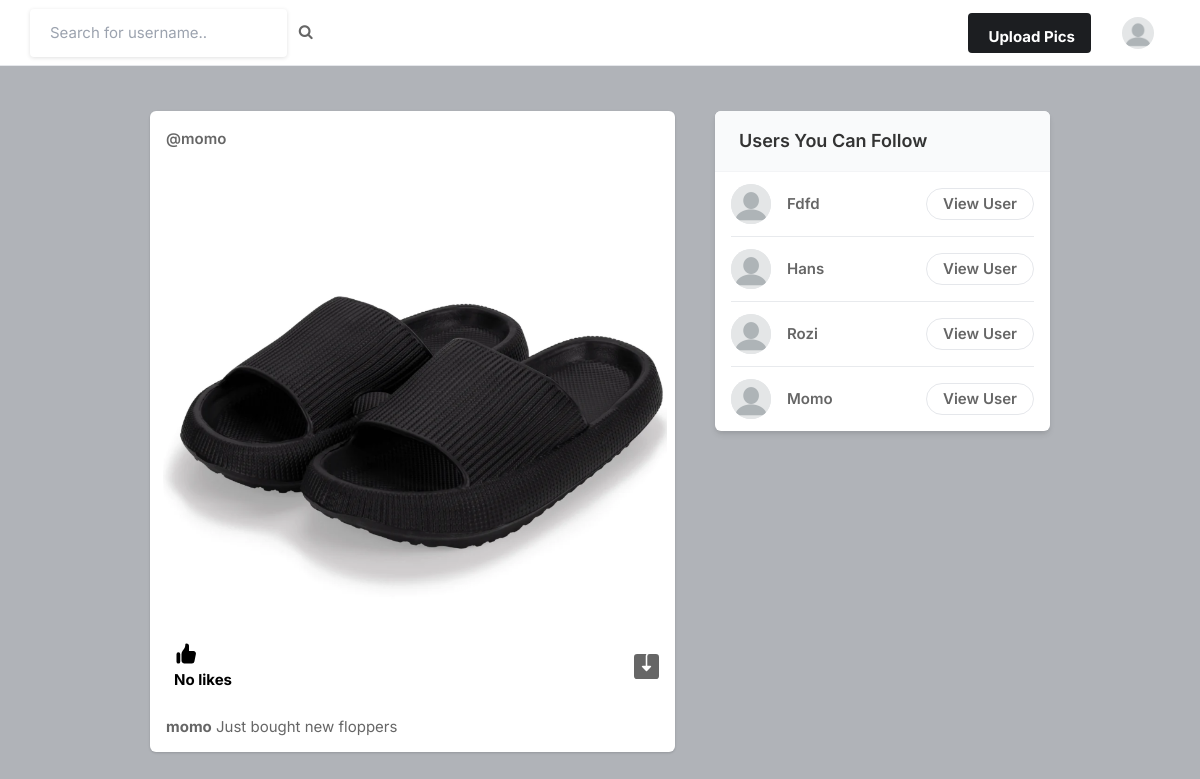
Screenshot of / (signed in) with the database file from the repository.
### account/models.py (models this page shows, shortened)
class Profile(models.Model):
    user = models.ForeignKey(User, on_delete=models.CASCADE)
    id_user = models.IntegerField()
    bio = models.TextField(blank=True)
    profileimg = models.ImageField(upload_to='profile_images', default='blank-profile-picture.png')
    location = models.CharField(max_length=100, blank=True)

class Post(models.Model):
    id = models.UUIDField(primary_key=True, default=uuid.uuid4)
    user = models.CharField(max_length=100)
    image = models.ImageField(upload_to='post_images')
    caption = models.TextField()
    created_at = models.DateTimeField(default=datetime.now)
    no_of_likes = models.IntegerField(default=0)

### account/views.py (the view)
# urls.py: path('', views.index, name='index'),
@login_required(login_url='signin')
def index(request):
    user_object = User.objects.get(username=request.user.username)
    user_profile = Profile.objects.get(user=user_object)
    user_following = FollowersCount.objects.filter(follower=request.user.username).values_list('user', flat=True)
    if not user_following:
        feed_list = Post.objects.all()
    else:
        feed_list = Post.objects.filter(user__in=user_following)
    all_users = User.objects.all()
    user_following_all = User.objects.filter(username__in=user_following)
    final_suggestions_list = list(set(all_users) - set(user_following_all) - {request.user})
    random.shuffle(final_suggestions_list)
    username_profile_list = Profile.objects.filter(user__in=final_suggestions_list)[:4]
    return render(request, 'index.html', {
        'user_profile': user_profile,
        'posts': feed_list,
        'suggestions_username_profile_list': username_profile_list
    })

### templates/index.html (shortened to what this page needs)
{% load static %}
<!DOCTYPE html>
<html lang="en">
<head>
    <link rel="stylesheet" href="{% static 'assets/css/icons.css' %}">
    <link rel="stylesheet" href="{% static 'assets/css/uikit.css' %}">
    <link rel="stylesheet" href="{% static 'assets/css/style.css' %}">
    <link rel="stylesheet" href="{% static 'assets/css/tailwind.css' %}">
    <link rel="stylesheet" href="https://cdnjs.cloudflare.com/ajax/libs/font-awesome/4.7.0/css/font-awesome.min.css">
</head>
<body>
            <header>
                <div class="header_inner">
                    <form action="/search" method="POST">
                    <div class="left-side">
                            <input type="text" name="username" placeholder="Search for username..">&nbsp; &nbsp;
                            <button type="submit"><i class="fa fa-search fa-1x"></i></button>
                    </div>
                    </form>
                    <div class="right-side lg:pr-4">
                        <a href="#"
                            class="bg-pink-500 flex font-bold hidden hover:bg-pink-600 hover:text-white inline-block items-center lg:block max-h-10 mr-4 px-4 py-2 rounded shado text-white">
                              Upload Pics
                        </a>
                        <a href="#">
                            <img src="{{user_profile.profileimg.url}}" class="header-avatar" alt="">
                        </a>
                    </div>
                </div>
            </header>
            <div class="container m-auto">
                <div class="lg:flex justify-center lg:space-x-10 lg:space-y-0 space-y-5">
                    <div class="space-y-5 flex-shrink-0 lg:w-7/12">
                        {% if posts %}
                        {% for post in posts reversed %}
                        <div class="bg-white shadow rounded-md  -mx-2 lg:mx-0">
                            <div class="flex justify-between items-center px-4 py-3">
                                <div class="flex flex-1 items-center space-x-4">
                                    <span class="block font-semibold "><a href="/profile/{{post.user}}">@{{post.user}}</a></span>
                                </div>
                              <div>
                                <a href="#"> <i class="icon-feather-more-horizontal text-2xl hover:bg-gray-200 rounded-full p-2 transition -mr-1 "></i> </a>
                              </div>
                            </div>
                            {% if post.image %}
                            <div uk-lightbox>
                                <a href="{{post.image.url}}">
                                    <img src="{{post.image.url}}" alt="">
                                </a>
                            </div>
                            {% endif %}
                            <div class="py-3 px-4 space-y-3">
                                <div class="flex space-x-4 lg:font-bold">
                                    <a href="/like-post?post_id={{post.id}}" class="flex items-center space-x-2">
                                        <div class="p-2 rounded-full text-black">
                                            {% if post.no_of_likes == 0 %}
                                            <p>No likes</p>
                                            {% elif post.no_of_likes == 1 %}
                                            <p>Liked by {{post.no_of_likes}} person</p>
                                            {% else %}
                                            <p>Liked by {{post.no_of_likes}} people</p>
                                            {% endif %}
                                        </div>
                                    </a>
                                    {% if post.image %}
                                    <a href="{{post.image.url}}" class="flex items-center space-x-2 flex-1 justify-end" download>
                                    </a>
                                    {% endif %}
                                </div>
                                <p>
                                    <a href="/profile/{{post.user}}"><strong>{{post.user}}</strong></a> {{post.caption}}
                                </p>
                            </div>
                        </div>
                        {% endfor %}
                    {% else %}
                        <p>No posts available.</p>
                    {% endif %}
                    </div>
                    <div class="lg:w-5/12">
                        <div class="bg-white  shadow-md rounded-md overflow-hidden">
                            <div class="bg-gray-50  border-b border-gray-100 flex items-baseline justify-between py-4 px-6 ">
                                <h2 class="font-semibold text-lg">Users You Can Follow</h2>
                            </div>
                            <div class="divide-gray-300 divide-gray-50 divide-opacity-50 divide-y px-4 ">
                                {% for suggestion in suggestions_username_profile_list %}
                                <div class="flex items-center justify-between py-3">
                                    <div class="flex flex-1 items-center space-x-4">
                                        <a href="/profile/{{suggestion.user}}">
                                            <img src="{{suggestion.profileimg.url}}" class="bg-gray-200 rounded-full w-10 h-10">
                                        </a>
                                        <div class="flex flex-col">
                                            <span class="block capitalize font-semibold"> {{suggestion.user}} </span>
                                        </div>
                                    </div>
                                    <a href="/profile/{{suggestion.user}}" class="border border-gray-200 font-semibold px-4 py-1 rounded-full hover:bg-pink-600 hover:text-white hover:border-pink-600 "> View User </a>
                                </div>
                                {% endfor %}
                            </div>
                        </div>
                    </div>
                </div>
            </div>
</body>
</html>

### static/assets/css/style.css (style rules this page uses)
body { background-color: #B0B3B8!important; }
button { vertical-align: middle; }
input { height: 48px; line-height: 48px; padding: 0 20px; outline: none; font-size: 15px; color: #808080; max-width: 100%; width: 100%; -webkit-box-sizing: border-box; box-sizing: border-box; display: block; font-weight: 400; opacity: 1; border-radius: 4px; border: none; -webkit-box-shadow: 0 1px 4px 0px rgba(0, 0, 0, 0.12); box-shadow: 0 1px 4px 0px rgba(0, 0, 0, 0.12); }
input[type="text"], input[type="password"], input[type="email"], input[type="number"] { height: 48px; line-height: 48px; padding: 0 20px; outline: none; font-size: 15px; color: #808080; max-width: 100%; width: 100%; -webkit-box-sizing: border-box; box-sizing: border-box; display: block; font-weight: 400; opacity: 1; border-radius: 4px; border: none; -webkit-box-shadow: 0 1px 4px 0px rgba(0, 0, 0, 0.12); box-shadow: 0 1px 4px 0px rgba(0, 0, 0, 0.12); }
input { -webkit-transition: all 0.1s ease-in-out; transition: all 0.1s ease-in-out; }
::placeholder { color: #808080; opacity: 1; }
button { border: none; margin: 0; padding: 0; width: auto; overflow: visible; background: transparent; color: inherit; font: inherit; line-height: normal; cursor: pointer; }
a { color: #be185d; -webkit-transition: 0.3s; transition: 0.3s; outline: none !important; }
button { outline: none !important; }
img { max-width: 100%; }
body { color: #666; font-size: 15px; line-height: 27px; background-color: #f0f2f5; font-family: "Inter", sans-serif; text-transform: none; }
body p { font-size: 15px; line-height: 27px; }
h1, h2, h3, h4, h5, h6 { font-family: "Inter", sans-serif; text-transform: none; }
input[type="text"], input[type="password"], input[type="email"] { font-family: "Inter", sans-serif; text-transform: none; }
button, body .pac-container { font-family: "Inter", sans-serif; text-transform: none; }
h1, h2, h3, h4, h5, h6 { color: #333; font-weight: 500; margin: 0; padding: 0; }
h2 { font-size: 26px; }
b, strong { font-weight: 700 !important; }
@media (min-width: 1024px) { .container { max-width: 900px !important; padding-top: 45px; } }
header { background-color: #fff; left: 0; right: 0; top: 0; z-index: 99; height: 66px; display: -webkit-box; display: -ms-flexbox; display: flex; -webkit-box-align: center; -ms-flex-align: center; align-items: center; border-bottom: 1px solid #e5e7eb; }
header .header_inner { display: -webkit-box; display: -ms-flexbox; display: flex; -webkit-box-align: center; -ms-flex-align: center; align-items: center; max-width: 1090px; margin: auto; width: 100%; max-width: 100% !important; padding: 0 30px; }
header .header_inner .left-side { display: -webkit-box; display: -ms-flexbox; display: flex; -webkit-box-align: center; -ms-flex-align: center; align-items: center; }
header .header_inner .right-side { display: -webkit-box; display: -ms-flexbox; display: flex; -webkit-box-align: center; -ms-flex-align: center; align-items: center; -webkit-box-pack: end; -ms-flex-pack: end; justify-content: flex-end; margin-left: auto; }
header .header_inner .right-side .header-avatar { width: 32px; height: 32px; border-radius: 100%; margin-left: 15px; }

### rows the page displays
Profile: profileimg (placeholder picture)
Post: user "momo", image (picture), no_of_likes "No likes", caption "Just bought new floppers"
Profile: profileimg (placeholder picture), user "Fdfd"
Profile: profileimg (placeholder picture), user "Hans"
Profile: profileimg (placeholder picture), user "Rozi"
Profile: profileimg (placeholder picture), user "Momo"
